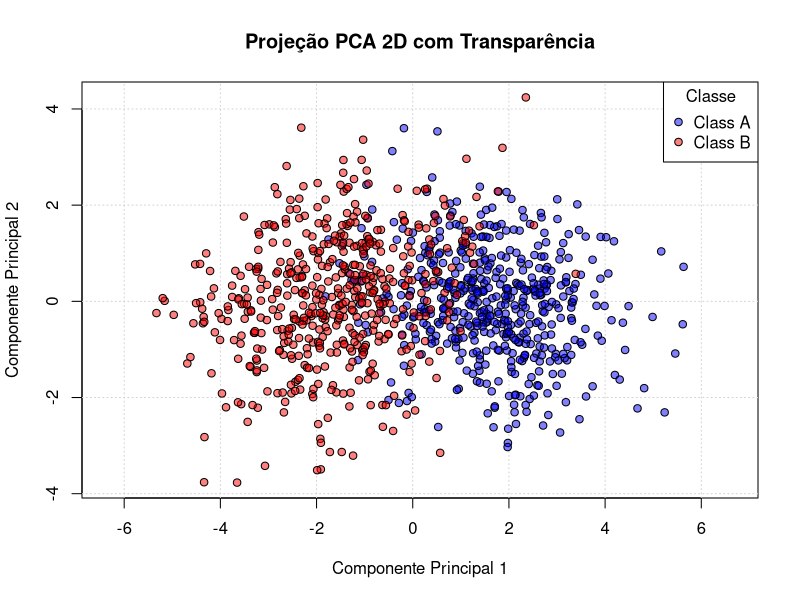

The R source for this figure:
#1.

set.seed(42) # Define uma semente para garantir que os resultados sejam reprodutíveis.

n_samples <- 500 # Define o número de amostras para cada classe.

mu_A <- c(0, 0, 0, 0, 0) # Vetor de médias para as 5 dimensões.

# Matriz de covariância para a Classe A, que define a correlação entre as dimensões.
Sigma_A <- matrix(c(
  1.0, 0.8, 0.1, 0.0, 0.0,
  0.8, 1.0, 0.3, 0.0, 0.0,
  0.1, 0.3, 1.0, 0.5, 0.0,
  0.0, 0.0, 0.5, 1.0, 0.2,
  0.0, 0.0, 0.0, 0.2, 1.0
), nrow = 5, byrow = TRUE)

mu_B <- c(1.5, 1.5, 1.5, 1.5, 1.5) # Vetor de médias para as 5 dimensões.

# Matriz de covariância para a Classe B.
Sigma_B <- matrix(c(
  1.5, -0.7,  0.2, 0.0, 0.0,
  -0.7,  1.5,  0.4, 0.0, 0.0,
  0.2,  0.4,  1.5, 0.6, 0.0,
  0.0,  0.0,  0.6, 1.5, 0.3,
  0.0,  0.0,  0.0, 0.3, 1.5
), nrow = 5, byrow = TRUE)


# a) Geração de uma matriz de dados aleatórios de uma distribuição normal padrão (média 0, desvio padrão 1).
Z_A <- matrix(rnorm(n_samples * 5), nrow = n_samples, ncol = 5)
# b)Geração de uma matriz 'U' que, quando multiplicada, garante a correlação desejada nos dados.
U_A <- chol(Sigma_A)
# c) Transformação os dados aleatórios para que tenham a covariância correta e inserção da média.
#O operador %*% realiza a multiplicação de matrizes.
#A função sweep() soma o vetor de médias a cada linha da matriz de dados.
class_A_data <- sweep(Z_A %*% U_A, 2, mu_A, "+")


Z_B <- matrix(rnorm(n_samples * 5), nrow = n_samples, ncol = 5)
U_B <- chol(Sigma_B)
class_B_data <- sweep(Z_B %*% U_B, 2, mu_B, "+")

# rbind() empilha as duas matrizes de dados.
full_data <- as.data.frame(rbind(class_A_data, class_B_data))
# Inserção de uma coluna 'class' para identificar a qual classe cada linha pertence.
full_data$class <- factor(rep(c("Class A", "Class B"), each = n_samples))


2. 
# Isolamento apenas dos dados numéricos (colunas 1 a 5) para o PCA.
numeric_data <- full_data[, 1:5]

# a) Centralização os dados subtraindo a média de cada coluna.
#A função scale() realiza essa operação.
centered_data <- scale(numeric_data, center = TRUE, scale = FALSE)

# b) Calculo da matriz de covariância dos dados centralizados.
cov_matrix <- cov(centered_data)

# c) Calculo dos autovetores e autovalores da matriz de covariância.
#Os autovetores são os Componentes Principais (direções de maior variância).
eigen_decomp <- eigen(cov_matrix)
eigenvectors <- eigen_decomp$vectors

# d) Projeção  dos dados nos dois primeiros autovetores (PC1 e PC2).
#Feito a partir da multiplicação da matriz de dados pela matriz de autovetores.
pca_scores <- centered_data %*% eigenvectors[, 1:2]

# e) Criação de um novo data.frame com os dados projetados em 2D para a plotagem.
pca_data <- data.frame(
  PC1 = pca_scores[, 1],
  PC2 = pca_scores[, 2],
  class = full_data$class
)


# Definição das cores com um canal "alpha" (transparência).
colors_alpha <- c("Class A" = "#0000FF80", "Class B" = "#FF000080")

# Criação do gráfico.
plot(
  x = pca_data$PC1, y = pca_data$PC2,
  type = "n",
  main = "Projeção PCA 2D com Transparência",
  xlab = "Componente Principal 1",
  ylab = "Componente Principal 2",
  asp = 1
  )

grid(lty = "dotted", col = "lightgray") # Adiciona uma grade pontilhada.

# Inserção dos pontos de dados ao gráfico.
points(pca_data$PC1[pca_data$class == "Class A"], pca_data$PC2[pca_data$class == "Class A"], 
       pch = 21, col = "black", bg = colors_alpha["Class A"])
points(pca_data$PC1[pca_data$class == "Class B"], pca_data$PC2[pca_data$class == "Class B"], 
       pch = 21, col = "black", bg = colors_alpha["Class B"])

# Criação da Legenda
legend(
  "topright",
  legend = names(colors_alpha),
  col = "black",
  pt.bg = colors_alpha, 
  pch = 21,
  title = "Classe"
)